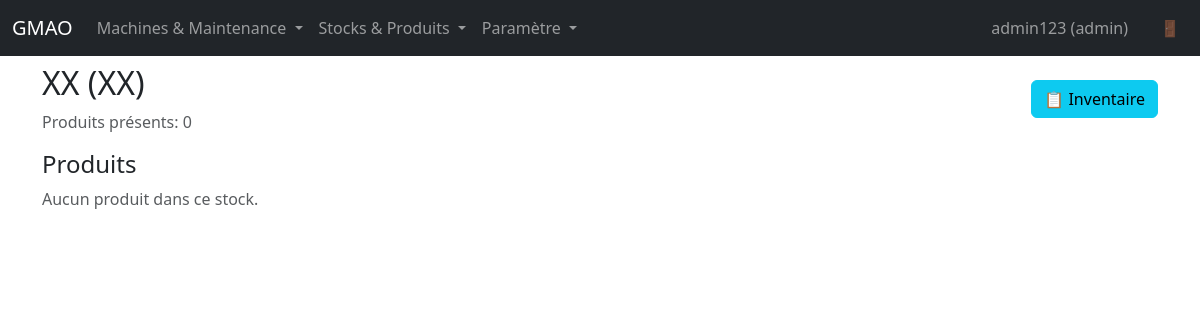
The page /stocks/1 (signed in) on the database its author committed.
### app.py (models this page shows, shortened)
class User(UserMixin, db.Model):
    id = db.Column(db.Integer, primary_key=True)
    username = db.Column(db.String(80), unique=True, nullable=False)
    password_hash = db.Column(db.String(255), nullable=False)
    user_type = db.Column(db.String(20), nullable=False)

class Stock(db.Model):
    id = db.Column(db.Integer, primary_key=True)
    name = db.Column(db.String(120), nullable=False)
    code = db.Column(db.String(60), unique=True, nullable=False)
    items = db.relationship("StockProduct", back_populates="stock", cascade="all, delete-orphan")

### app.py (the view, shortened to what this page needs)
@app.route("/stocks/<int:stock_id>", methods=["GET", "POST"])
@admin_or_manager_required
def manage_stock(stock_id):
    stock = Stock.query.get_or_404(stock_id)
    products = Product.query.order_by(Product.name).all()
    stock_products = StockProduct.query.filter_by(stock_id=stock_id).all()
    products_in_stock = []
    for sp in stock_products:
        products_in_stock.append({
            'product': sp.product,
            'quantity': sp.quantity
        })
    products_in_stock.sort(key=lambda x: x['product'].name)
    return render_template("stock_detail.html", stock=stock, products_in_stock=products_in_stock)

### app.py (called while the page is built)
@login_manager.user_loader
def load_user(user_id):
    return User.query.get(int(user_id))

def admin_or_manager_required(f):
    @wraps(f)
    @login_required
    def decorated_function(*args, **kwargs):
        if current_user.user_type not in ["admin", "gestionnaire"]:
            flash("Accès refusé : cette fonctionnalité est réservée aux administrateurs et gestionnaires.", "danger")
            return redirect(url_for("index"))
        return f(*args, **kwargs)
    return decorated_function

@app.context_processor
def inject_now():
    return {"now": dt.datetime.utcnow()}

### templates/stock_detail.html (shortened to what this page needs)
{% extends "base.html" %}
{% block content %}
<div class="d-flex justify-content-between align-items-center mb-3">
  <div>
    <h2>{{ stock.name }} ({{ stock.code }})</h2>
    <p class="text-muted mb-0">Produits présents: {{ stock.items|length }}</p>
  </div>
  <a href="{{ url_for('create_inventory', stock_id=stock.id) }}" class="btn btn-info" title="Inventaire">📋 Inventaire</a>
</div>
<h4>Produits</h4>
{% if products_in_stock %}
<div class="table-responsive">
  <table class="table table-hover" style="font-size: 0.875rem;">
    <thead class="table-light">
    <tr>
        <th>Nom</th>
        <th>Code</th>
        <th>Code emplacement</th>
        <th>Prix</th>
        <th>Fournisseur</th>
        <th>Stock min.</th>
        <th class="text-center fw-bold">Quantité</th>
        <th class="text-center">Actions</th>
    </tr>
  </thead>
  <tbody>
      {% for item in products_in_stock %}
      {% set product = item.product %}
      {% set qty = item.quantity %}
    <tr>
        <td style="white-space: nowrap; overflow: hidden; text-overflow: ellipsis; max-width: 200px;">{{ product.name }}</td>
        <td style="white-space: nowrap;">{{ product.code }}</td>
        <td style="white-space: nowrap;">{{ product.location_code or "-" }}</td>
        <td style="white-space: nowrap;">{{ "%.2f"|format(product.price) }} €</td>
        <td style="white-space: nowrap; overflow: hidden; text-overflow: ellipsis; max-width: 150px;">
          {{ product.supplier_name or "-" }}
          {% if product.supplier_reference %}
          <br><small class="text-muted">REF: {{ product.supplier_reference }}</small>
          {% endif %}
        </td>
        <td style="white-space: nowrap;">{{ product.minimum_stock|int }}</td>
        <td class="text-center">
          <span class="{% if product.minimum_stock > 0 and qty < product.minimum_stock %}text-danger fw-bold{% else %}fw-bold{% endif %}">
            {{ qty|int }}
          </span>
        </td>
      {% if current_user.user_type == 'admin' %}
        <td class="text-center" style="white-space: nowrap;">
          <form method="post" class="d-inline" onsubmit="return confirm('Supprimer le produit du stock ?');">
            <input type="hidden" name="product_id" value="{{ product.id }}" />
          <input type="hidden" name="action" value="delete" />
            <button type="submit" class="btn btn-outline-danger" style="padding: 0.125rem 0.25rem; font-size: 0.75rem; line-height: 1.2;" title="Supprimer du stock">🗑️</button>
        </form>
      </td>
      {% else %}
      <td></td>
      {% endif %}
    </tr>
    {% endfor %}
  </tbody>
</table>
</div>
{% else %}
<p class="text-muted">Aucun produit dans ce stock.</p>
{% endif %}
{% endblock %}

### templates/base.html (shortened to what this page needs)
<!doctype html>
<html lang="fr">
  <head>
    <link
      href="https://cdn.jsdelivr.net/npm/bootstrap@5.3.3/dist/css/bootstrap.min.css"
      rel="stylesheet"
    />
  </head>
  <body>
    <nav class="navbar navbar-expand-lg navbar-dark bg-dark fixed-top">
      <div class="container-fluid">
        <a class="navbar-brand" href="{{ url_for('index') }}">GMAO</a>
        <div class="collapse navbar-collapse" id="navbarNav">
          {% if current_user.is_authenticated %}
          <ul class="navbar-nav me-auto">
            <li class="nav-item dropdown">
              <a class="nav-link dropdown-toggle" href="#" id="navbarDropdown2" role="button" data-bs-toggle="dropdown" aria-expanded="false">
                Machines & Maintenance
              </a>
            </li>
            <li class="nav-item dropdown">
              <a class="nav-link dropdown-toggle" href="#" id="navbarDropdown3" role="button" data-bs-toggle="dropdown" aria-expanded="false">
                Stocks & Produits
              </a>
            </li>
            {% if current_user.user_type == 'admin' %}
            <li class="nav-item dropdown">
              <a class="nav-link dropdown-toggle" href="#" id="navbarDropdownParams" role="button" data-bs-toggle="dropdown" aria-expanded="false">
                Paramètre
              </a>
            </li>
            {% endif %}
          </ul>
          <ul class="navbar-nav">
            <li class="nav-item">
              <span class="nav-link me-3" style="cursor: default;">{{ current_user.username }} ({{ current_user.user_type }})</span>
            </li>
            <li class="nav-item">
              <a class="nav-link" href="{{ url_for('logout') }}" title="Déconnexion">🚪</a>
            </li>
          </ul>
          {% else %}
          <ul class="navbar-nav ms-auto">
            <li class="nav-item">
              <a class="nav-link" href="{{ url_for('login') }}">Connexion</a>
            </li>
          </ul>
          {% endif %}
        </div>
      </div>
    </nav>
    <main class="container">
      {% block content %}{% endblock %}
    </main>
  </body>
</html>

### templates/base.html (style rules this page uses)
body { padding-top: 4rem; }

### rows shown on the page
User: username "admin123", user_type "admin"
Stock: name "XX", code "XX"

### other values the page prints
{{ stock.items|length }} "0"
